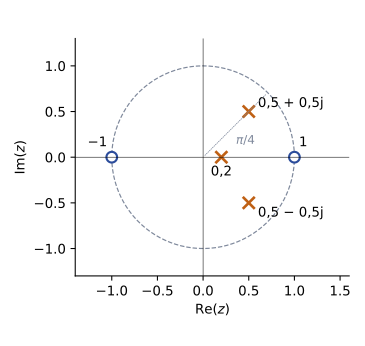

This figure's Python source:
"""Examen de mars 2014, ex. 2 a) : zéros en -1 et +1, pôles en 0,2 et 0,5 ± 0,5j (données du sujet).
Régénérer : python ann-2013-poles-zeros.py"""
import numpy as np
import matplotlib
matplotlib.use("Agg")
import matplotlib.pyplot as plt
plt.rcParams.update({"font.family": "sans-serif", "font.size": 10, "svg.fonttype": "none"})
fig, a = plt.subplots(figsize=(3.8, 3.6))
th = np.linspace(0, 2 * np.pi, 400)
a.plot(np.cos(th), np.sin(th), color="#7E889B", ls="--", lw=0.9)
poles = [0.2, 0.5 + 0.5j, 0.5 - 0.5j]
a.plot(np.real(poles), np.imag(poles), "x", color="#BF6014", ms=9, mew=2)
a.plot([-1, 1], [0, 0], "o", mfc="white", mec="#2B4C9B", ms=8, mew=1.6)
a.text(0.2, -0.2, "0,2", ha="center")
a.text(0.6, 0.55, "0,5 + 0,5j"); a.text(0.6, -0.65, "0,5 − 0,5j")
a.text(-1.05, 0.12, "−1", ha="right"); a.text(1.05, 0.12, "1")
a.plot([0], [0], "x", color="none")
a.annotate("", (np.cos(np.pi / 4), np.sin(np.pi / 4)), (0, 0), arrowprops=dict(arrowstyle="-", color="#7E889B", lw=0.6, ls=":"))
a.text(0.36, 0.14, r"$\pi/4$", fontsize=9, color="#7E889B")
a.set_aspect("equal"); a.set_xlim(-1.4, 1.6); a.set_ylim(-1.3, 1.3)
a.axhline(0, color="k", lw=0.4); a.axvline(0, color="k", lw=0.4)
a.set_xlabel(r"$\mathrm{Re}(z)$"); a.set_ylabel(r"$\mathrm{Im}(z)$")
a.spines[["top", "right"]].set_visible(False)
fig.tight_layout(); fig.savefig(__file__.replace(".py", ".svg"))
